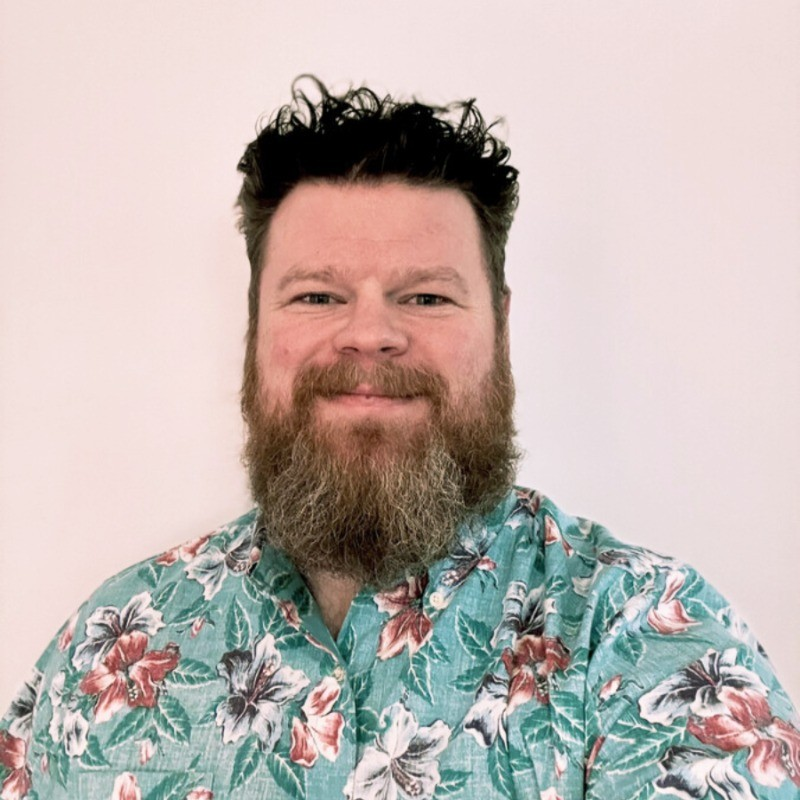
#> input picture emckenna-profile.png, 800 x 800 px, found by its file name
$ python create_og_image.py
#> lines starting #> are read from the running program, lines starting #| are printed output that depends on the picture; after the words box and inside, x2 and y2 are one past the last pixel; in counts of white or black regions, pixels touching at a corner belong together
#!/usr/bin/env python3
from PIL import Image, ImageDraw, ImageFont
import os

# Create a new image with the Open Graph standard size
width = 1200
height = 630
bg_color = '#667eea'  # Matching the gradient from the site

# Create gradient background
img = Image.new('RGB', (width, height))
#> img: PIL image 1200x630 RGB; every value is 0
draw = ImageDraw.Draw(img)

# Create gradient from purple to darker purple
for y in range(height):
    # Gradient from #667eea to #764ba2
    r = int(102 + (118 - 102) * y / height)
    g = int(126 + (75 - 126) * y / height)
    b = int(234 + (162 - 234) * y / height)
    draw.rectangle([(0, y), (width, y + 1)], fill=(r, g, b))

# Load and resize profile image
profile = Image.open('emckenna-profile.png')
#> profile is the input picture: PIL image 800x800 RGB; mean R, G, B 192.8, 181.4, 177.2
profile = profile.convert('RGBA')
#> profile: PIL image 800x800 RGBA

# Create circular mask
profile_size = 300
profile = profile.resize((profile_size, profile_size), Image.LANCZOS)
#> profile: PIL image 300x300 RGBA

# Create circular mask
mask = Image.new('L', (profile_size, profile_size), 0)
#> mask: PIL image 300x300 L; every value is 0
mask_draw = ImageDraw.Draw(mask)
mask_draw.ellipse((0, 0, profile_size, profile_size), fill=255)

# Create a white circle background
circle_bg = Image.new('RGBA', (profile_size + 10, profile_size + 10), (255, 255, 255, 255))
#> circle_bg: PIL image 310x310 RGBA; every value is 255
circle_mask = Image.new('L', (profile_size + 10, profile_size + 10), 0)
#> circle_mask: PIL image 310x310 L; every value is 0
circle_draw = ImageDraw.Draw(circle_mask)
circle_draw.ellipse((0, 0, profile_size + 10, profile_size + 10), fill=255)

# Position for profile picture (left side)
profile_x = 100
profile_y = (height - profile_size) // 2

# Paste white circle first
img.paste(circle_bg, (profile_x - 5, profile_y - 5), circle_mask)
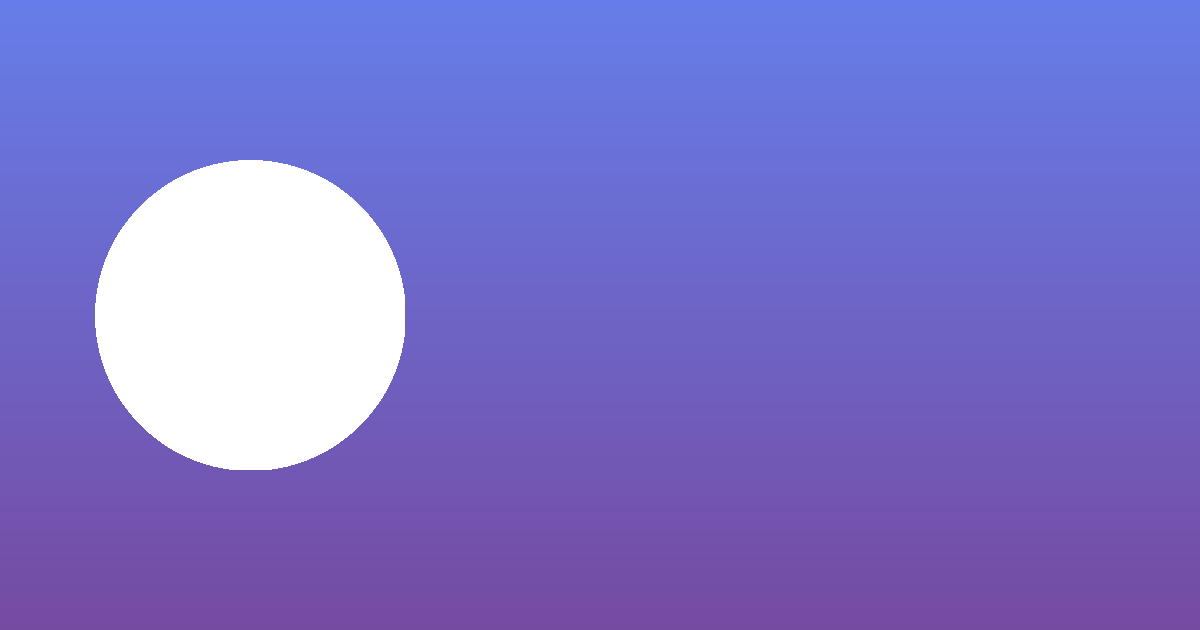
#> img: PIL image 1200x630 RGB; mean R, G, B 124.1, 115.6, 203.3

# Create output with alpha
output = Image.new('RGBA', (profile_size, profile_size), (0, 0, 0, 0))
#> output: PIL image 300x300 RGBA; every value is 0
output.paste(profile, (0, 0))
output.putalpha(mask)
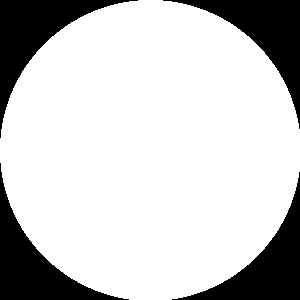
#> mask: PIL image 300x300 L; 79% white; 4 black regions, box (x1, y1, x2, y2) and area: (0, 0, 138, 138) 4868, (163, 0, 300, 129) 4730, (0, 163, 129, 300) 4730, (172, 172, 300, 300) 4593
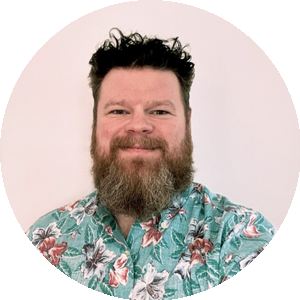
#> output: PIL image 300x300 RGBA; mean R, G, B, A 192.8, 181.4, 177.2, 201.4; transparent parts drawn white

# Paste the circular profile
img.paste(output, (profile_x, profile_y), output)
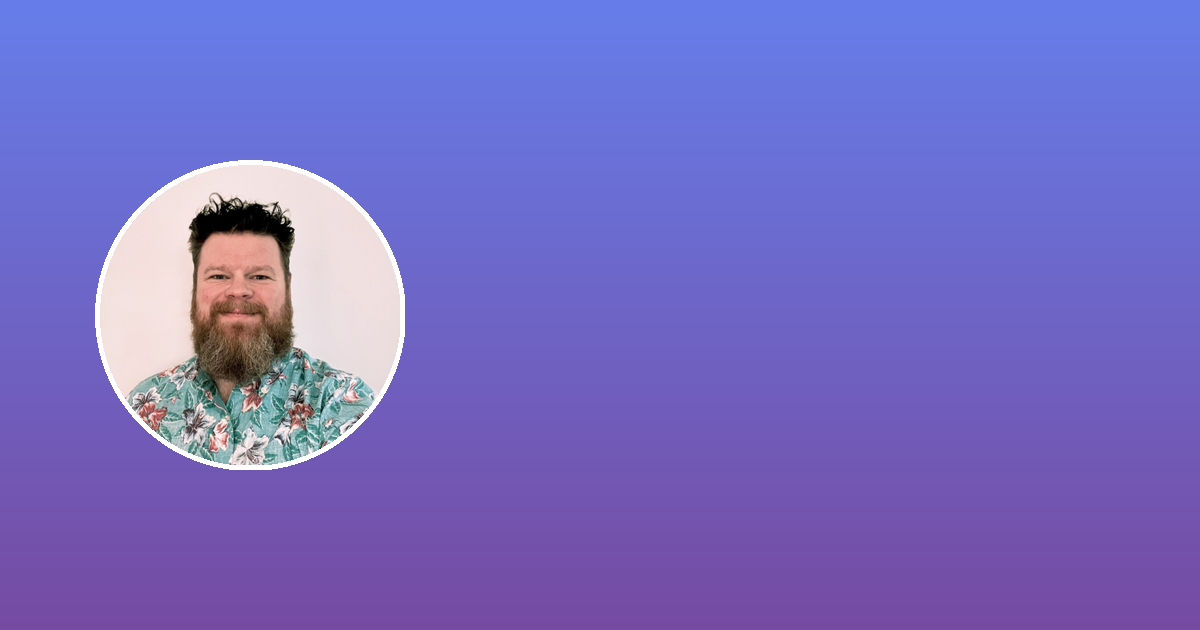
#> img: PIL image 1200x630 RGB; mean R, G, B 117.8, 108.1, 195.4

# Add text
draw = ImageDraw.Draw(img)

# Try to use a nice font, fallback to default
try:
    title_font = ImageFont.truetype('/usr/share/fonts/truetype/dejavu/DejaVuSans-Bold.ttf', 72)
    subtitle_font = ImageFont.truetype('/usr/share/fonts/truetype/dejavu/DejaVuSans.ttf', 42)
    body_font = ImageFont.truetype('/usr/share/fonts/truetype/dejavu/DejaVuSans.ttf', 32)
except:
    title_font = ImageFont.load_default()
    subtitle_font = ImageFont.load_default()
    body_font = ImageFont.load_default()

# Text position (right side)
text_x = profile_x + profile_size + 80
text_y_start = 150

# Name
name_text = "Eric McKenna"
draw.text((text_x, text_y_start), name_text, font=title_font, fill='white')

# Title
title_text = "Senior Software Engineer"
draw.text((text_x, text_y_start + 90), title_text, font=subtitle_font, fill='white')

# Expertise
expertise_text = "Ruby on Rails • Full Stack • Team Lead"
draw.text((text_x, text_y_start + 160), expertise_text, font=body_font, fill=(255, 255, 255, 230))

# Years of experience
years_text = "25+ Years Experience"
draw.text((text_x, text_y_start + 220), years_text, font=body_font, fill=(255, 255, 255, 230))

# Save the image
img.save('og-image.png', 'PNG', quality=95)
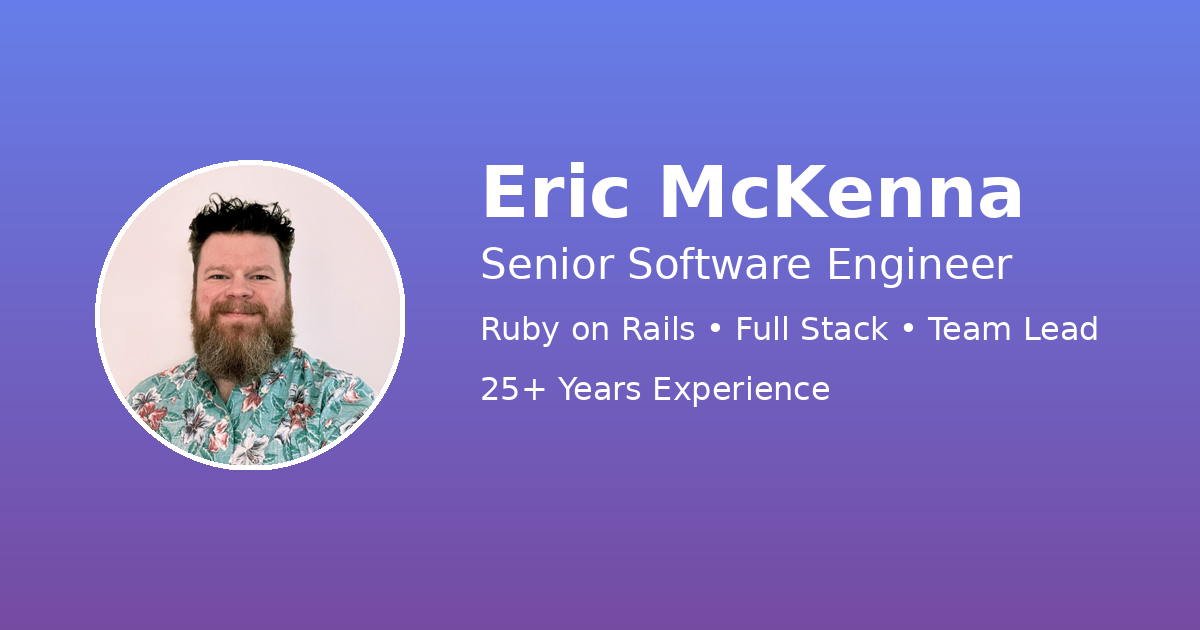
#> saved as og-image.png: PIL image 1200x630 RGB; mean R, G, B 122.2, 112.7, 197
print("✓ Created og-image.png (1200x630)")
